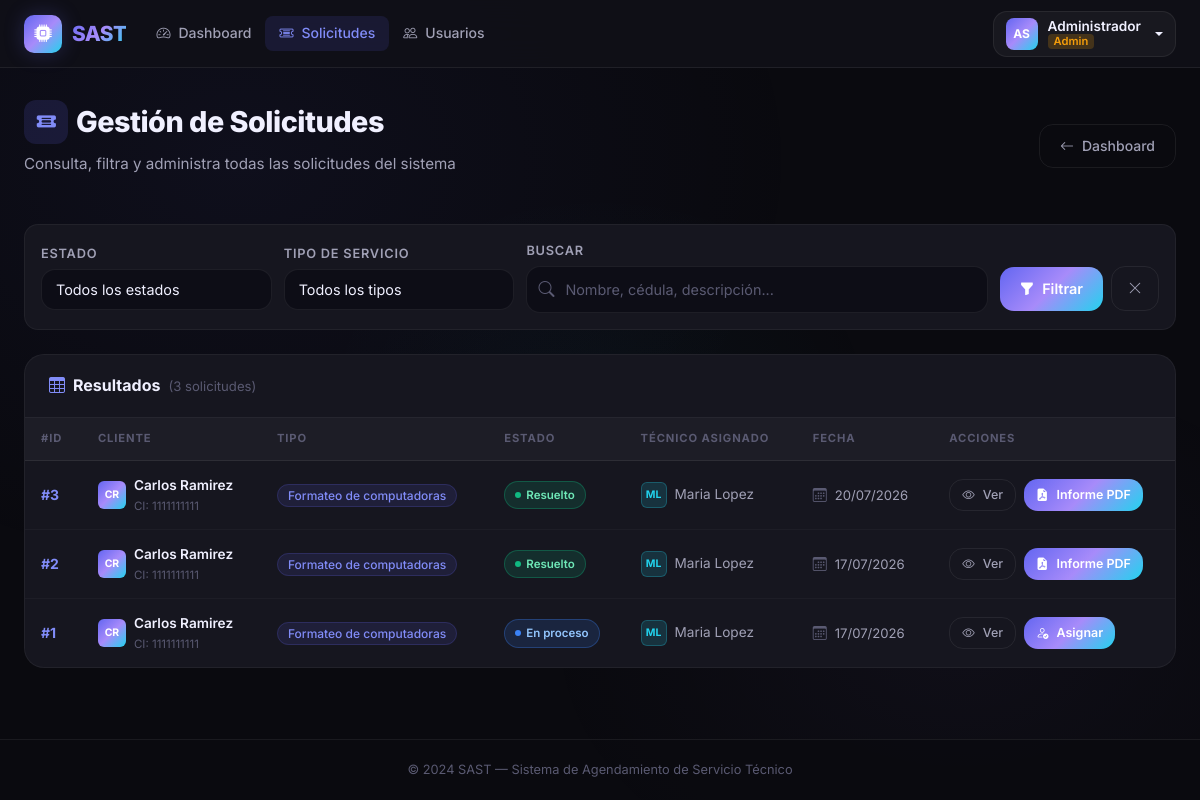
The page /admin/solicitudes (signed in) on the database its author committed.
### app/models/user.py (models this page shows, shortened)
class User(UserMixin, db.Model):
    __tablename__ = 'user'
    id_user = db.Column(db.Integer, primary_key=True, autoincrement=True)
    ncedula = db.Column('Ncedula', db.String(20), nullable=False, unique=True)
    nombres = db.Column('Nombres', db.String(100), nullable=False)
    apellidos = db.Column('Apellidos', db.String(100), nullable=False)
    fecha_nacimiento = db.Column(db.Date, nullable=False)
    numero_telefono = db.Column(db.String(20), nullable=False)
    correo = db.Column('Correo', db.String(150), nullable=False, unique=True)
    contrasena = db.Column(db.String(255), nullable=False)
    sector = db.Column('Sector', db.String(100), nullable=False)
    declaracion_veracidad = db.Column(db.Boolean, default=False)
    autorizacion_datos = db.Column(db.Boolean, default=False)
    reset_token = db.Column(db.String(100), nullable=True, unique=True)
    reset_token_expiry = db.Column(db.DateTime, nullable=True)
    id_rol = db.Column(db.Integer, db.ForeignKey('roles.id_rol'), nullable=False)
    solicitudes_como_cliente = db.relationship(
        'Solicitud', foreign_keys='Solicitud.id_cliente',
        backref='cliente', lazy='dynamic'
    )
    solicitudes_como_tecnico = db.relationship(
        'Solicitud', foreign_keys='Solicitud.id_tecnico',
        backref='tecnico', lazy='dynamic'
    )
    mensajes_enviados = db.relationship('Mensaje', backref='remitente', lazy='dynamic')
    reportes = db.relationship('Reporte', backref='tecnico_reporte', lazy='dynamic')
    calificaciones_dadas = db.relationship('CalificacionTecnico', backref='cliente_calificador', lazy='dynamic')
    detalles_tecnico = db.relationship('DetallesTecnico', backref='tecnico_detalle', uselist=False)
    @property
    def nombre_completo(self):
        return f'{self.nombres} {self.apellidos}'
    @property
    def es_admin(self):
        return self.rol.nombre_rol == 'admin'
    @property
    def es_solicitante(self):
        return self.rol.nombre_rol == 'solicitante'

class Rol(db.Model):
    __tablename__ = 'roles'
    id_rol = db.Column(db.Integer, primary_key=True, autoincrement=True)
    nombre_rol = db.Column(db.String(50), nullable=False)
    usuarios = db.relationship('User', backref='rol', lazy=True)

### app/models/solicitud.py (models this page shows, shortened)
class Solicitud(db.Model):
    __tablename__ = 'solicitudes'
    id_solicitud = db.Column(db.Integer, primary_key=True, autoincrement=True)
    descripcion = db.Column(db.Text, nullable=False)
    fecha_atencion = db.Column(db.Date, nullable=False)
    horario_solicitado = db.Column(db.String(50), nullable=False)
    recursos_adicionales = db.Column(db.Text)
    fecha_creacion = db.Column(db.DateTime, default=datetime.utcnow)
    id_cliente = db.Column(db.Integer, db.ForeignKey('user.id_user'), nullable=False)
    id_tecnico = db.Column(db.Integer, db.ForeignKey('user.id_user'), nullable=True)
    id_estado = db.Column(db.Integer, db.ForeignKey('estado_solicitudes.id_estado'), nullable=False)
    id_tipo_soporte = db.Column(db.Integer, db.ForeignKey('tipo_soportes.id_tipo_soporte'), nullable=False)
    mensajes = db.relationship('Mensaje', backref='solicitud', lazy='dynamic', cascade='all, delete-orphan')
    reporte = db.relationship('Reporte', backref='solicitud', uselist=False, cascade='all, delete-orphan')
    calificacion = db.relationship('CalificacionTecnico', backref='solicitud', uselist=False, cascade='all, delete-orphan')

class TipoSoporte(db.Model):
    __tablename__ = 'tipo_soportes'
    id_tipo_soporte = db.Column(db.Integer, primary_key=True, autoincrement=True)
    nombre_soporte = db.Column(db.String(100), nullable=False)
    solicitudes = db.relationship('Solicitud', backref='tipo_soporte', lazy=True)

class EstadoSolicitud(db.Model):
    __tablename__ = 'estado_solicitudes'
    id_estado = db.Column(db.Integer, primary_key=True, autoincrement=True)
    nombre_estado = db.Column(db.String(50), nullable=False)
    solicitudes = db.relationship('Solicitud', backref='estado', lazy=True)

### app/blueprints/admin/__init__.py (the view)
@admin_bp.route('/solicitudes')
@login_required
@admin_required
def solicitudes():
    estado_filtro = request.args.get('estado', '').strip()
    tipo_filtro = request.args.get('tipo', '').strip()
    busqueda = request.args.get('q', '').strip()
    query = Solicitud.query
    if estado_filtro:
        estado_obj = EstadoSolicitud.query.filter_by(nombre_estado=estado_filtro).first()
        if estado_obj:
            query = query.filter_by(id_estado=estado_obj.id_estado)
    if tipo_filtro:
        query = query.filter_by(id_tipo_soporte=int(tipo_filtro))
    if busqueda:
        query = query.join(User, Solicitud.id_cliente == User.id_user).filter(
            User.nombres.ilike(f'%{busqueda}%') |
            User.apellidos.ilike(f'%{busqueda}%') |
            User.correo.ilike(f'%{busqueda}%')
        )
    all_solicitudes = query.order_by(Solicitud.fecha_creacion.desc()).all()
    estados = EstadoSolicitud.query.all()
    tipos = TipoSoporte.query.all()
    return render_template(
        'admin/solicitudes.html',
        solicitudes=all_solicitudes,
        estados=[e.nombre_estado for e in EstadoSolicitud.query.all()],
        tipos=tipos,
        estado_filtro=estado_filtro,
        tipo_filtro=tipo_filtro,
        busqueda=busqueda
    )

### app/blueprints/admin/__init__.py (called while the page is built)
def admin_required(f):
    @wraps(f)
    def decorated(*args, **kwargs):
        if not current_user.is_authenticated:
            return redirect(url_for('auth.login'))
        if not current_user.es_admin:
            abort(403)
        return f(*args, **kwargs)
    return decorated

### app/templates/admin/solicitudes.html (shortened to what this page needs)
{% extends 'base.html' %}
{% block content %}
<div class="container-fluid px-4">
  <div class="page-header d-flex align-items-center justify-content-between flex-wrap gap-3">
    <div>
      <h1 class="d-flex align-items-center gap-2">
        <span class="stat-icon purple" style="width:44px;height:44px;border-radius:12px;font-size:1.2rem;">
          <i class="bi bi-ticket-detailed-fill"></i>
        </span>
        Gestión de Solicitudes
      </h1>
      <p>Consulta, filtra y administra todas las solicitudes del sistema</p>
    </div>
    <a href="{{ url_for('admin.dashboard') }}" class="btn-outline-custom">
      <i class="bi bi-arrow-left"></i> Dashboard
    </a>
  </div>
  <form method="GET" action="{{ url_for('admin.solicitudes') }}">
    <div class="filter-bar">
      <div style="flex:1;min-width:160px;">
        <label class="form-label" style="margin-bottom:4px;">Estado</label>
        <select name="estado" class="form-select" style="padding:9px 14px;">
          <option value="">Todos los estados</option>
        </select>
      </div>
      <div style="flex:1;min-width:160px;">
        <label class="form-label" style="margin-bottom:4px;">Tipo de Servicio</label>
        <select name="tipo" class="form-select" style="padding:9px 14px;">
          <option value="">Todos los tipos</option>
        </select>
      </div>
      <div style="flex:2;min-width:220px;">
        <label class="form-label" style="margin-bottom:4px;">Buscar</label>
        <div style="position:relative;">
          <input type="text" name="busqueda" class="form-control" placeholder="Nombre, cédula, descripción..."
                 value="{{ busqueda or '' }}" style="padding-left:38px;">
        </div>
      </div>
      <div class="d-flex gap-2 align-items-end" style="padding-top:22px;">
        <button type="submit" class="btn-primary-custom" style="padding:10px 20px;">
          <i class="bi bi-funnel-fill"></i> Filtrar
        </button>
        <a href="{{ url_for('admin.solicitudes') }}" class="btn-outline-custom" style="padding:10px 16px;">
          <i class="bi bi-x-lg"></i>
        </a>
      </div>
    </div>
  </form>
  <div class="section-card">
    <div class="section-card-header">
      <div class="d-flex align-items-center gap-2">
        <i class="bi bi-table" style="color:var(--primary-light);"></i>
        <span style="font-weight:700;">Resultados</span>
        <span style="color:var(--text-muted);font-size:0.82rem;">({{ solicitudes | length }} solicitudes)</span>
      </div>
    </div>
    {% if solicitudes %}
    <div class="table-wrapper" style="border:none;border-radius:0;">
      <table class="data-table">
        <thead>
          <tr>
            <th>#ID</th>
            <th>Cliente</th>
            <th>Tipo</th>
            <th>Estado</th>
            <th>Técnico Asignado</th>
            <th>Fecha</th>
            <th>Acciones</th>
          </tr>
        </thead>
        <tbody>
          {% for sol in solicitudes %}
          <tr>
            <td>
              <span style="font-weight:700;color:var(--primary-light);">#{{ sol.id_solicitud }}</span>
            </td>
            <td>
              <div class="d-flex align-items-center gap-2">
                <div style="width:28px;height:28px;background:var(--gradient-brand);border-radius:6px;display:flex;align-items:center;justify-content:center;font-size:0.65rem;font-weight:700;color:white;flex-shrink:0;">
                  {{ sol.cliente.nombres[0] }}{{ sol.cliente.apellidos[0] }}
                </div>
                <div>
                  <div style="font-weight:600;color:var(--text-primary);font-size:0.85rem;white-space:nowrap;">{{ sol.cliente.nombre_completo }}</div>
                  <div style="font-size:0.72rem;color:var(--text-muted);">CI: {{ sol.cliente.ncedula }}</div>
                </div>
              </div>
            </td>
            <td>
              <span class="badge-type">{{ sol.tipo_soporte.nombre_soporte }}</span>
            </td>
            <td>
              {% set estado_slug = sol.estado.nombre_estado | lower | replace(' ', '-') %}
              <span class="badge-status status-{{ estado_slug }}">
                {{ sol.estado.nombre_estado }}
              </span>
            </td>
            <td>
              {% if sol.tecnico %}
                <div class="d-flex align-items-center gap-2">
                  <div style="width:26px;height:26px;background:rgba(34,211,238,0.15);border:1px solid rgba(34,211,238,0.25);border-radius:6px;display:flex;align-items:center;justify-content:center;font-size:0.65rem;font-weight:700;color:var(--secondary);flex-shrink:0;">
                    {{ sol.tecnico.nombres[0] }}{{ sol.tecnico.apellidos[0] }}
                  </div>
                  <span style="font-size:0.85rem;color:var(--text-secondary);white-space:nowrap;">{{ sol.tecnico.nombre_completo }}</span>
                </div>
              {% else %}
                <span style="color:var(--text-muted);font-size:0.82rem;font-style:italic;">Sin asignar</span>
              {% endif %}
            </td>
            <td style="white-space:nowrap;">
              <i class="bi bi-calendar3 me-1" style="color:var(--text-muted);"></i>
              <span style="font-size:0.82rem;">{{ sol.fecha_creacion.strftime('%d/%m/%Y') if sol.fecha_creacion else '—' }}</span>
            </td>
            <td>
              <div class="d-flex gap-2 flex-wrap">
                <a href="{{ url_for('admin.ver_solicitud', solicitud_id=sol.id_solicitud) }}"
                   class="btn-outline-custom" style="padding:5px 12px;font-size:0.78rem;">
                  <i class="bi bi-eye"></i> Ver
                </a>
                {% if sol.estado.nombre_estado in ['Pendiente', 'En proceso'] %}
                <a href="{{ url_for('admin.asignar_tecnico', solicitud_id=sol.id_solicitud) }}"
                   class="btn-primary-custom" style="padding:5px 12px;font-size:0.78rem;">
                  <i class="bi bi-person-check"></i> Asignar
                </a>
                {% elif sol.estado.nombre_estado == 'Resuelto' %}
                <a href="{{ url_for('admin.descargar_pdf', solicitud_id=sol.id_solicitud) }}"
                   class="btn-primary-custom" style="padding:5px 12px;font-size:0.78rem;" title="Descargar Informe PDF">
                  <i class="bi bi-file-earmark-pdf-fill"></i> Informe PDF
                </a>
                {% endif %}
              </div>
            </td>
          </tr>
          {% endfor %}
        </tbody>
      </table>
    </div>
    {% endif %}
  </div>
</div>
{% endblock %}

### app/templates/base.html (shortened to what this page needs)
<!DOCTYPE html>
<html lang="es">
<head>
    <link href="https://cdn.jsdelivr.net/npm/bootstrap@5.3.3/dist/css/bootstrap.min.css" rel="stylesheet">
    <link rel="stylesheet" href="https://cdn.jsdelivr.net/npm/bootstrap-icons@1.11.3/font/bootstrap-icons.min.css">
    <link rel="stylesheet" href="{{ url_for('static', filename='css/main.css') }}">
</head>
<body>
{% if current_user.is_authenticated %}
<nav class="navbar navbar-expand-lg" id="mainNavbar">
    <div class="container-fluid px-4">
        <a class="navbar-brand" href="{{ url_for('index') }}">
            <div class="brand-icon">
                <i class="bi bi-cpu-fill"></i>
            </div>
            <span>SAST</span>
        </a>
        <div class="collapse navbar-collapse" id="navContent">
            <ul class="navbar-nav me-auto mb-2 mb-lg-0">
                {% if current_user.es_admin %}
                <li class="nav-item">
                    <a class="nav-link {% if request.endpoint == 'admin.dashboard' %}active{% endif %}"
                       href="{{ url_for('admin.dashboard') }}">
                        <i class="bi bi-speedometer2 me-1"></i>Dashboard
                    </a>
                </li>
                <li class="nav-item">
                    <a class="nav-link {% if request.endpoint == 'admin.solicitudes' %}active{% endif %}"
                       href="{{ url_for('admin.solicitudes') }}">
                        <i class="bi bi-ticket-detailed me-1"></i>Solicitudes
                    </a>
                </li>
                <li class="nav-item">
                    <a class="nav-link {% if request.endpoint == 'admin.usuarios' %}active{% endif %}"
                       href="{{ url_for('admin.usuarios') }}">
                        <i class="bi bi-people me-1"></i>Usuarios
                    </a>
                </li>
                {% endif %}
            </ul>
            <div class="dropdown user-menu">
                <button class="btn user-btn dropdown-toggle" type="button" data-bs-toggle="dropdown">
                    <div class="user-avatar">
                        {{ current_user.nombres[0] }}{{ current_user.apellidos[0] }}
                    </div>
                    <div class="user-info">
                        <span class="user-name">{{ current_user.nombres }}</span>
                        <span class="user-role role-{{ current_user.rol.nombre_rol | replace('é', 'e') | replace('ó', 'o') }}">
                            {{ current_user.rol.nombre_rol | capitalize }}
                        </span>
                    </div>
                </button>
            </div>
        </div>
    </div>
</nav>
{% endif %}
<div id="liveToastContainer" class="toast-container position-fixed bottom-0 end-0 p-3" style="z-index:9999;">
</div>
<main class="main-content {% if not current_user.is_authenticated %}auth-page{% endif %}">
    {% block content %}{% endblock %}
</main>
<footer class="app-footer">
    <div class="container text-center">
        <span>© 2024 SAST — Sistema de Agendamiento de Servicio Técnico</span>
    </div>
</footer>
</body>
</html>

### rows shown on the page
User: Nombres "A", Apellidos "S", nombres "Administrador"
Rol: rol.nombre_rol "Admin"
Solicitud: id_solicitud "3", cliente "C", cliente "R", cliente.nombre_completo "Carlos Ramirez", cliente.ncedula "1111111111", tipo_soporte.nombre_soporte "Formateo de computadoras", estado.nombre_estado "Resuelto", tecnico "M", tecnico "L", tecnico.nombre_completo "Maria Lopez", fecha_creacion "20/07/2026"
Solicitud: id_solicitud "2", cliente "C", cliente "R", cliente.nombre_completo "Carlos Ramirez", cliente.ncedula "1111111111", tipo_soporte.nombre_soporte "Formateo de computadoras", estado.nombre_estado "Resuelto", tecnico "M", tecnico "L", tecnico.nombre_completo "Maria Lopez", fecha_creacion "17/07/2026"
Solicitud: id_solicitud "1", cliente "C", cliente "R", cliente.nombre_completo "Carlos Ramirez", cliente.ncedula "1111111111", tipo_soporte.nombre_soporte "Formateo de computadoras", estado.nombre_estado "En proceso", tecnico "M", tecnico "L", tecnico.nombre_completo "Maria Lopez", fecha_creacion "17/07/2026"

### other values the page prints
{{ solicitudes | length }} "3"
